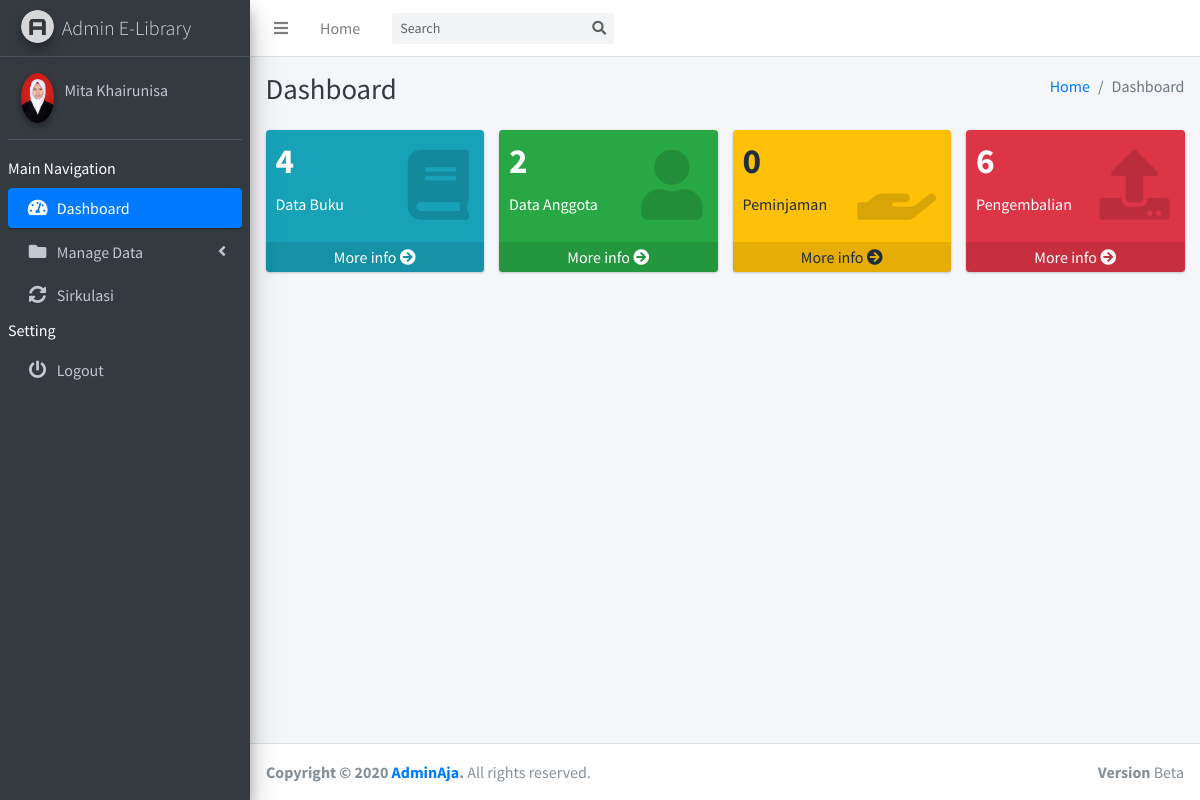
The page /public/dashboard (signed in) on the database its author committed.
### tables this page shows
CREATE TABLE `user` (
  `id_user` int(11) NOT NULL,
  `username` varchar(20) NOT NULL,
  `email` varchar(255) NOT NULL,
  `password` varchar(255) NOT NULL,
  `level` enum('superadmin','admin') NOT NULL,
  `foto` varchar(255) DEFAULT 'avatar.png'
);

### app/core/BaseController.php (called while the page is built, shortened)
<?php
class BaseController {
    public function view($view, $data = [])
    {
        require_once "../app/views/layouts/header.php";
        require_once "../app/views/{$view}.php";
        require_once "../app/views/layouts/footer.php";
    }
    public function model($model)
    {
        return new $model;
    }
}

### app/controllers/DashboardController.php (called while the page is built, shortened)
<?php
class DashboardController extends BaseController {
    public function index()
    {
        $data = [
            "page" => "dashboard",
            "jumlah_buku" => $this->model("Buku")->countBooks()["COUNT(*)"],
            "jumlah_anggota" => $this->model("Anggota")->countMembers()["COUNT(*)"],
            "jumlah_peminjaman" => $this->model("Sirkulasi")->countSirkulasi()["COUNT(*)"],
            "jumlah_pengembalian" => $this->model("Log_Pinjam")->countLog()["COUNT(*)"],
            "riwayat" => $this->model("Log_Pinjam")->getAllRiwayat(),
            "auth_user" => $this->model("AuthUser")->user(),
        ];
        $this->view("dashboard/index", $data);
    }
}

### app/core/App.php (called while the page is built, shortened)
<?php
class App {
    protected $method = "index";
    protected $params = [];
    public function __construct()
    {
        $this->controller = new $this->controller;
        call_user_func_array([$this->controller, $this->method], $this->params);
    }
}

### app/init.php (called while the page is built, shortened)
<?php
require_once "../app/core/App.php";
require_once "../app/core/BaseController.php";
require_once "../app/core/Database.php";
$app = new App();

### public/index.php (called while the page is built)
<?php session_start();
require_once "../app/init.php";

### app/core/Database.php (called while the page is built, shortened)
<?php
class Database {
    protected $db_host = DB_HOST;
    protected $db_user = DB_USER;
    protected $db_pass = DB_PASS;
    protected $db_name = DB_NAME;
    protected $dbh;
    protected $stmt;
    public function __construct()
    {
        $dsn = "mysql:host={$this->db_host};dbname={$this->db_name}";
        $options = [
            PDO::ATTR_PERSISTENT => true,
            PDO::ATTR_ERRMODE => PDO::ERRMODE_EXCEPTION,
        ];
        try {
            $this->dbh = new PDO($dsn, $this->db_user, $this->db_pass, $options);
        } catch (PDOException $e) {
            die($e->getMessage());
        }
    }
    public function query($query)
    {
        $this->stmt = $this->dbh->prepare($query);
    }
    public function bind($param, $value, $type = null)
    {
        if ( is_null($type) ) {
            switch (true) {
                default:
                    $type = PDO::PARAM_STR;
            }
        }
        $this->stmt->bindValue($param, $value, $type);
    }
    public function execute()
    {
        $this->stmt->execute();
    }
    public function fetchAll()
    {
        $this->execute();
        return $this->stmt->fetchAll(PDO::FETCH_ASSOC);
    }
    public function fetch()
    {
        $this->execute();
        return $this->stmt->fetch(PDO::FETCH_ASSOC);
    }
}

### app/models/AuthUser.php (called while the page is built, shortened)
<?php
class AuthUser {
    private $table = "user";
    private $db;
    public function __construct()
    {
        $this->db = new Database();
    }
    public function user()
    {
        $id_user = $_SESSION["idu"];
        $query = "SELECT username, foto FROM {$this->table} WHERE id_user=:id_user";
        $this->db->query($query);
        $this->db->bind("id_user", $id_user);
        return $this->db->fetch();
    }
}

### app/models/Buku.php (called while the page is built, shortened)
<?php
class Buku {
    protected $table = "buku";
    protected $db;
    public function __construct()
    {
        $this->db = new Database();
    }
    public function countBooks()
    {
        $query = "SELECT COUNT(*) FROM {$this->table}";
        $this->db->query($query);
        return $this->db->fetch();
    }
}

### app/models/Anggota.php (called while the page is built, shortened)
<?php
class Anggota {
    protected $table = "anggota";
    protected $db;
    public function __construct()
    {
        $this->db = new Database();
    }
    public function countMembers()
    {
        $query = "SELECT COUNT(*) FROM {$this->table}";
        $this->db->query($query);
        return $this->db->fetch();
    }
}

### app/models/Sirkulasi.php (called while the page is built, shortened)
<?php
class Sirkulasi {
    private $table = "sirkulasi";
    private $db;
    public function __construct()
    {
        $this->db = new Database();
    }
    public function countSirkulasi()
    {
        $query = "SELECT COUNT(*) FROM {$this->table}";
        $this->db->query($query);
        return $this->db->fetch();
    }
}

### app/models/Log_Pinjam.php (called while the page is built)
<?php
class Log_Pinjam {
    private $table = "log_pinjam";
    private $db;
    public function __construct()
    {
        $this->db = new Database();
    }
    public function countLog()
    {
        $query = "SELECT COUNT(*) FROM {$this->table}";
        $this->db->query($query);
        return $this->db->fetch();
    }
    public function getAllRiwayat()
    {
        $query = "SELECT b.judul_buku, a.nama, lp.tanggal_pinjam, lp.tanggal_kembali, lp.tanggal_dikembalikan
            FROM {$this->table} lp
            JOIN buku b ON b.id_buku = lp.id_buku
            JOIN anggota a ON a.id_anggota = lp.id_anggota";
        $this->db->query($query);
        return $this->db->fetchAll();
    }
}

### app/views/dashboard/index.php (the view, shortened to what this page needs)
<div class="content-wrapper">
    <div class="content-header">
        <div class="container-fluid">
            <div class="row mb-2">
                <div class="col-sm-6">
                    <h1 class="m-0 text-dark">Dashboard</h1>
                </div>
                <div class="col-sm-6">
                    <ol class="breadcrumb float-sm-right">
                        <li class="breadcrumb-item"><a href="#">Home</a></li>
                        <li class="breadcrumb-item active">Dashboard</li>
                    </ol>
                </div>
            </div>
        </div>
    </div>
    <section class="content">
        <div class="container-fluid">
            <div class="row">
                <div class="col-lg-3 col-6">
                    <div class="small-box bg-info">
                        <div class="inner">
                            <h3><?= $data["jumlah_buku"] ?></h3>
                            <p>Data Buku</p>
                        </div>
                        <div class="icon">
                            <i class="fas fa-book"></i>
                        </div>
                        <a href="<?= BASEURL ?>/buku" class="small-box-footer">More info <i class="fas fa-arrow-circle-right"></i></a>
                    </div>
                </div>
                <div class="col-lg-3 col-6">
                    <div class="small-box bg-success">
                        <div class="inner">
                            <h3><?= $data["jumlah_anggota"] ?></h3>
                            <p>Data Anggota</p>
                        </div>
                        <div class="icon">
                            <i class="fas fa-user"></i>
                        </div>
                        <a href="<?= BASEURL ?>/anggota" class="small-box-footer">More info <i class="fas fa-arrow-circle-right"></i></a>
                    </div>
                </div>
                <div class="col-lg-3 col-6">
                    <div class="small-box bg-warning">
                        <div class="inner">
                            <h3><?= $data["jumlah_peminjaman"] ?></h3>
                            <p>Peminjaman</p>
                        </div>
                        <div class="icon">
                            <i class="fas fa-hand-holding"></i>
                        </div>
                        <a href="<?= BASEURL ?>/sirkulasi" class="small-box-footer">More info <i class="fas fa-arrow-circle-right"></i></a>
                    </div>
                </div>
                <div class="col-lg-3 col-6">
                    <div class="small-box bg-danger">
                        <div class="inner">
                            <h3><?= $data["jumlah_pengembalian"] ?></h3>
                            <p>Pengembalian</p>
                        </div>
                        <div class="icon">
                            <i class="fas fa-upload"></i>
                        </div>
                        <a style="cursor: pointer;" class="small-box-footer" data-toggle="modal" data-target="#exampleModal">More info <i class="fas fa-arrow-circle-right"></i></a>
                    </div>
                </div>
            </div>
        </div>
    </section>
</div>

### app/views/layouts/header.php (shortened to what this page needs)
<!DOCTYPE html>
<html>
<head>
  <link rel="stylesheet" href="<?= BASEURL ?>/AdminLTE-3.0.5/plugins/fontawesome-free/css/all.min.css">
  <link rel="stylesheet" href="https://code.ionicframework.com/ionicons/2.0.1/css/ionicons.min.css">
  <?php if ( $data["page"] == "dashboard" ) : ?>
  <link rel="stylesheet" href="<?= BASEURL ?>/AdminLTE-3.0.5/plugins/tempusdominus-bootstrap-4/css/tempusdominus-bootstrap-4.min.css">
  <link rel="stylesheet" href="<?= BASEURL ?>/AdminLTE-3.0.5/plugins/icheck-bootstrap/icheck-bootstrap.min.css">
  <link rel="stylesheet" href="<?= BASEURL ?>/AdminLTE-3.0.5/plugins/jqvmap/jqvmap.min.css">
  <link rel="stylesheet" href="<?= BASEURL ?>/AdminLTE-3.0.5/dist/css/adminlte.min.css">
  <?php endif; ?>
  <link rel="stylesheet" href="<?= BASEURL ?>/AdminLTE-3.0.5/dist/css/adminlte.min.css">
  <?php if ( $data["page"] == "dashboard" ) : ?>
  <link rel="stylesheet" href="<?= BASEURL ?>/AdminLTE-3.0.5/plugins/daterangepicker/daterangepicker.css">
  <link rel="stylesheet" href="<?= BASEURL ?>/AdminLTE-3.0.5/plugins/summernote/summernote-bs4.css">
  <?php endif; ?>
</head>
<body class="hold-transition sidebar-mini">
<div class="wrapper">
  <nav class="main-header navbar navbar-expand navbar-white navbar-light">
    <ul class="navbar-nav">
      <li class="nav-item">
        <a class="nav-link" data-widget="pushmenu" href="#" role="button"><i class="fas fa-bars"></i></a>
      </li>
      <li class="nav-item d-none d-sm-inline-block">
        <a href="<?= BASEURL ?>/" class="nav-link">Home</a>
      </li>
    </ul>
    <form class="form-inline ml-3">
      <div class="input-group input-group-sm">
        <input class="form-control form-control-navbar" type="search" placeholder="Search" aria-label="Search">
        <div class="input-group-append">
          <button class="btn btn-navbar" type="submit">
            <i class="fas fa-search"></i>
          </button>
        </div>
      </div>
    </form>
  </nav>
  <aside class="main-sidebar sidebar-dark-primary elevation-4">
    <a href="<?= BASEURL ?>/" class="brand-link">
      <img src="<?= BASEURL ?>/AdminLTE-3.0.5/dist/img/AdminLTELogo.png"
           alt="AdminLTE Logo"
           class="brand-image img-circle elevation-3"
           style="opacity: .8">
      <span class="brand-text font-weight-light">Admin E-Library</span>
    </a>
    <div class="sidebar">
      <div class="user-panel mt-3 pb-3 mb-3 d-flex">
        <div class="image">
          <img style="object-fit: cover;" class="img-circle elevation-2"
            src="<?= BASEURL ?>/img/<?= $data["auth_user"]["foto"] == "avatar.png" ? "{$data["auth_user"]['foto']}" : "uploaded/{$data["auth_user"]['foto']}" ?>"
            width="50" height="50">
        </div>
        <div class="info">
          <a href="#" class="d-block"><?= $data["auth_user"]["username"] ?></a>
        </div>
      </div>
      <nav class="mt-2">
        <ul class="nav nav-pills nav-sidebar flex-column" data-widget="treeview" role="menu" data-accordion="false">
          <label for="" class="font-weight-normal bg-dark">Main Navigation</label>
          <li class="nav-item" id="dashboardLink">
            <a href="<?= BASEURL ?>/" class="nav-link">
              <i class="nav-icon fas fa-tachometer-alt"></i>
              <p>
                Dashboard
              </p>
            </a>
          </li>
          <li class="nav-item has-treeview" id="manageDataLink">
            <a href="#" class="nav-link">
              <i class="nav-icon fas fa-folder"></i>
              <p>
                Manage Data
                <i class="right fas fa-angle-left"></i>
              </p>
            </a>
          </li>
          <li class="nav-item" id="sirkulasiLink">
            <a href="<?= BASEURL ?>/sirkulasi" class="nav-link">
              <i class="nav-icon fas fa-sync-alt"></i>
              <p>
                Sirkulasi
              </p>
            </a>
          </li>
          <label for="" class="font-weight-normal bg-dark">Setting</label>
          <li class="nav-item">
            <a href="<?= BASEURL ?>/logout" class="nav-link">
              <i class="nav-icon fas fa-power-off"></i>
              <p>
                Logout
              </p>
            </a>
          </li>
        </ul>
      </nav>
    </div>
  </aside>

### rows shown on the page
user: foto (picture), username "Mita Khairunisa"

### other values the page prints
$data["jumlah_buku"] "4"
$data["jumlah_anggota"] "2"
$data["jumlah_peminjaman"] "0"
$data["jumlah_pengembalian"] "6"
